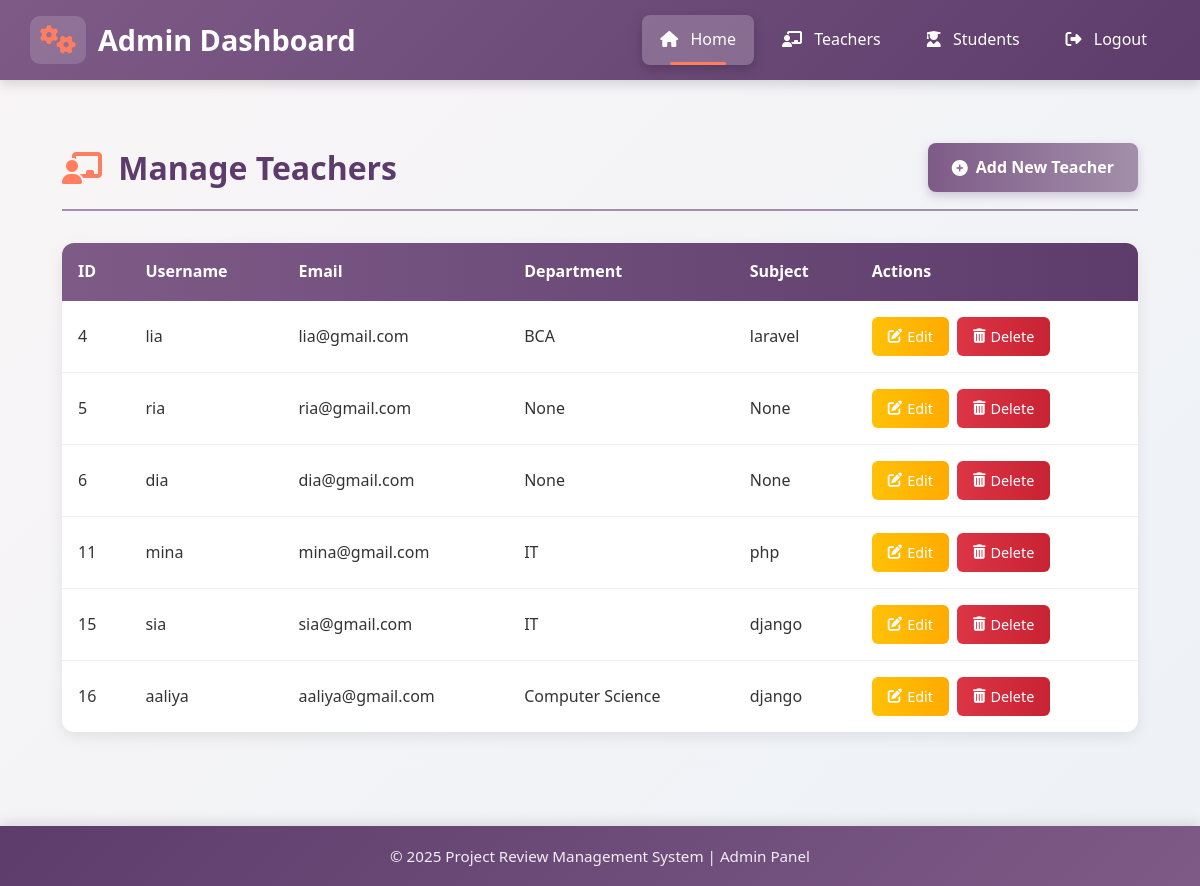
The page /dashboard/manage-teachers/ on the database its author committed.
### project_review_app/models.py (models this page shows, shortened)
class CustomUser(AbstractUser):
    ROLE_CHOICES = (
        ('teacher', 'Teacher'),
        ('student', 'Student'),
        ('admin', 'Admin'),
    )
    DIVISION_CHOICES = (
        ('A', 'Division A'),
        ('B', 'Division B'),
        ('C', 'Division C'),
    )
    SEMESTER_CHOICES = (
        (1, 'Semester 1'),
        (2, 'Semester 2'),
        (3, 'Semester 3'),
        (4, 'Semester 4'),
        (5, 'Semester 5'),
        (6, 'Semester 6'),
    )
    role = models.CharField(max_length=10, choices=ROLE_CHOICES)
    email = models.EmailField(unique=True)
    division = models.CharField(max_length=1, choices=DIVISION_CHOICES, blank=True, null=True)
    roll_no = models.CharField(max_length=20, blank=True, null=True)
    semester = models.PositiveIntegerField(choices=SEMESTER_CHOICES, blank=True, null=True)
    department = models.CharField(max_length=100, blank=True, null=True)
    subject = models.CharField(max_length=100, blank=True, null=True)

### project_review_app/views.py (the view)
# urls.py: path("dashboard/manage-teachers/", views.manage_teachers, name="manage_teachers"),
def manage_teachers(request):
    teachers = CustomUser.objects.filter(role="teacher")
    return render(request, "admin/manage_teachers.html", {"teachers": teachers})

### templates/admin/manage_teachers.html (shortened to what this page needs)
{% extends "base_admin.html" %}
{% load static %}
{% block content %}
<div class="teacher-management-container">
    <div class="page-header">
        <h1 class="page-title"><i class="fas fa-chalkboard-teacher"></i> Manage Teachers</h1>
        <a href="{% url 'add_teacher' %}" class="add-teacher-btn">
            <i class="fas fa-plus-circle"></i> Add New Teacher
        </a>
    </div>
    <div class="teacher-table-container">
        <table class="teacher-table">
            <thead>
                <tr>
                    <th>ID</th>
                    <th>Username</th>
                    <th>Email</th>
                    <th>Department</th>
                    <th>Subject</th>
                    <th>Actions</th>
                </tr>
            </thead>
            <tbody>
                {% for teacher in teachers %}
                <tr>
                    <td>{{ teacher.id }}</td>
                    <td>{{ teacher.username }}</td>
                    <td>{{ teacher.email }}</td>
                    <td>{{ teacher.department }}</td>
                    <td>{{ teacher.subject }}</td>
                    <td>
                        <div class="action-buttons">
                            <a href="{% url 'edit_teacher' teacher.id %}" class="btn-edit">
                                <i class="fas fa-edit"></i> Edit
                            </a>
                            <a href="{% url 'delete_teacher' teacher.id %}" class="btn-delete">
                                <i class="fas fa-trash-alt"></i> Delete
                            </a>
                        </div>
                    </td>
                </tr>
                {% endfor %}
            </tbody>
        </table>
    </div>
</div>
{% endblock %}

### templates/base_admin.html (style rules this page uses)
:root { --primary-dark: #5d3c6b; --primary: #7e5b87; --primary-light: #a38faa; --secondary: #f5e3e6; --accent: #ff7e5f; --light: #ffffff; --dark: #4a4a4a; --light-bg: #f9f5f6; --card-dark: #6a4a73; --card-light: #f0e6f5; --text-dark: #333333; --text-light: #777777; }
* { margin: 0; padding: 0; box-sizing: border-box; }
body { font-family: 'Segoe UI', Tahoma, Geneva, Verdana, sans-serif; background: linear-gradient(135deg, var(--light-bg) 0%, #edf2f7 100%); color: var(--text-dark); line-height: 1.6; display: flex; flex-direction: column; min-height: 100vh; }

### templates/admin/manage_teachers.html (style rules this page uses)
.teacher-management-container { max-width: 1400px; margin: 0 auto; padding: 2rem; }
.page-header { display: flex; justify-content: space-between; align-items: center; margin-bottom: 2rem; padding-bottom: 1rem; border-bottom: 2px solid var(--primary-light); }
.page-title { color: var(--primary-dark); font-size: 2rem; font-weight: 700; margin: 0; }
.page-title i { margin-right: 0.5rem; color: var(--accent); }
.add-teacher-btn { background: linear-gradient(to right, var(--primary), var(--primary-light)); color: white; border: none; padding: 12px 24px; border-radius: 8px; font-weight: 600; text-decoration: none; display: inline-flex; align-items: center; gap: 8px; transition: all 0.3s ease; box-shadow: 0 4px 10px rgba(126, 91, 135, 0.3); }
.teacher-table-container { background: white; border-radius: 12px; overflow: hidden; box-shadow: 0 5px 15px rgba(0, 0, 0, 0.08); margin-bottom: 2rem; overflow-x: auto; }
.teacher-table { width: 100%; border-collapse: collapse; min-width: 800px; }
.teacher-table thead { background: linear-gradient(to right, var(--primary), var(--primary-dark)); color: white; }
.teacher-table th { padding: 1rem; text-align: left; font-weight: 600; font-size: 1rem; }
.teacher-table td { padding: 1rem; border-bottom: 1px solid #f0f0f0; }
.teacher-table tbody tr { transition: all 0.3s ease; }
.teacher-table tbody tr:last-child td { border-bottom: none; }
.action-buttons { display: flex; gap: 0.5rem; }
.btn-edit { background: linear-gradient(to right, #ffc107, #ffab00); color: white; border: none; padding: 8px 16px; border-radius: 6px; font-size: 0.9rem; font-weight: 500; text-decoration: none; display: inline-flex; align-items: center; gap: 5px; transition: all 0.3s ease; }
.btn-delete { background: linear-gradient(to right, #dc3545, #c82333); color: white; border: none; padding: 8px 16px; border-radius: 6px; font-size: 0.9rem; font-weight: 500; text-decoration: none; display: inline-flex; align-items: center; gap: 5px; transition: all 0.3s ease; }
.teacher-table tbody tr { animation: fadeIn 0.5s ease forwards; }
.teacher-table tbody tr:nth-child(1) { animation-delay: 0.1s; }
.teacher-table tbody tr:nth-child(2) { animation-delay: 0.2s; }
.teacher-table tbody tr:nth-child(3) { animation-delay: 0.3s; }
.teacher-table tbody tr:nth-child(4) { animation-delay: 0.4s; }
.teacher-table tbody tr:nth-child(5) { animation-delay: 0.5s; }

### rows shown on the page
CustomUser: id "4", username "lia", email "lia@gmail.com", department "BCA", subject "laravel"
CustomUser: id "5", username "ria", email "ria@gmail.com", department "None", subject "None"
CustomUser: id "6", username "dia", email "dia@gmail.com", department "None", subject "None"
CustomUser: id "11", username "mina", email "mina@gmail.com", department "IT", subject "php"
CustomUser: id "15", username "sia", email "sia@gmail.com", department "IT", subject "django"
CustomUser: id "16", username "aaliya", email "aaliya@gmail.com", department "Computer Science", subject "django"
